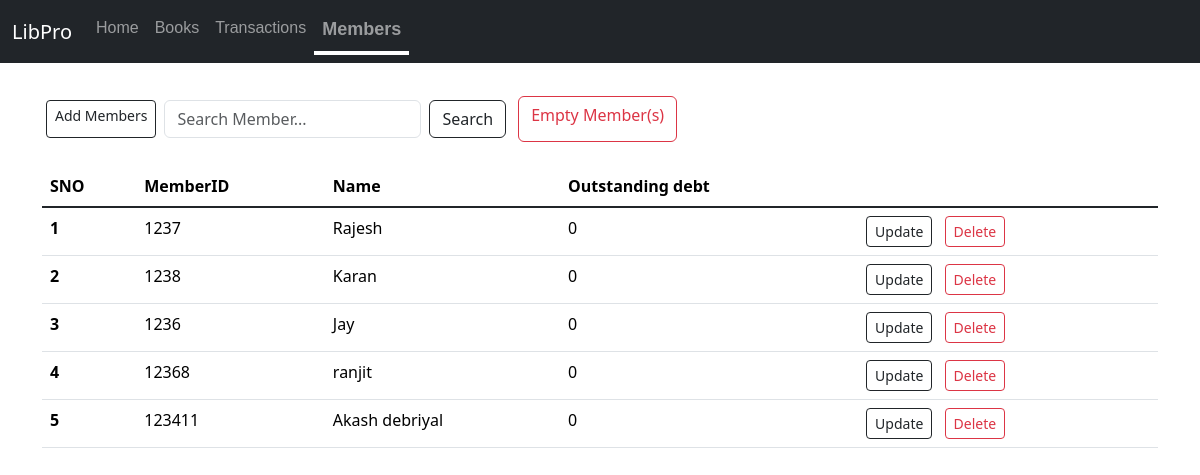
/members, run on the app's committed database.
### app.py (models this page shows)
class Members(db.Model):
    sno = db.Column(db.Integer, primary_key=True)
    memberid = db.Column(db.String(10),  nullable=False,unique=True)
    name = db.Column(db.String(30), nullable=False)
    outstanding_debt = db.Column(db.Integer, nullable=False)

### app.py (the view, shortened to what this page needs)
@app.route('/<string:table>',methods=['GET','POST'])
def view(table):
    record_class=globals().get(table.capitalize())
    if record_class is None:
        flash("Invalid Operation",'error')
        return redirect('/')
    else:
        allrecords=record_class.query.all()
        return render_template(f'{table}.html',allrecords=allrecords)

### templates/members.html (shortened to what this page needs)
{% extends 'base.html' %}
{% block body %}
<div style="display:flex" class="container my-4">
  <a href="/addrecord/members" class="add btn btn-outline-dark btn-sm mx-1 my-1" type="button">Add Members</a>
<form style="width:fit-content" class="d-flex mx-1 my-1" method="POST" action="/search/members" role="search">
  <input class="form-control me-2" name="searchitem"  id="searchmember" type="search" placeholder="Search Member..." aria-label="Search">
  <button class="btn btn-outline-dark"  type="submit">Search</button>
</form>
<a class="btn btn-outline-danger mx-2" href="/empty/members" type="button">Empty Member(s)</a>
</div>
<div class="container">
    <table class="table">
        <thead>
          <tr>
            <th scope="col">SNO</th>
            <th scope="col">MemberID</th>
            <th scope="col">Name</th>
            <th scope="col">Outstanding debt</th>
          </tr>
        </thead>
        <tbody class="table-group-divider">
          {% for records in allrecords  %}
          <tr>
            <th scope="row">{{loop.index}}</th>
            <td>{{records.memberid}}</td>
            <td>{{records.name}}</td>
            <td>{{records.outstanding_debt}}</td>
            <td>
              <a href="/updaterecord/members/{{records.sno}}" type="button" class="btn btn-outline-dark btn-sm mx-1">Update</a>
              <a href="/deleterecord/members/{{records.sno}}" type="button" class="btn btn-outline-danger btn-sm mx-1">Delete</a>
            </td>
          </tr>
          {% endfor %}
        </tbody>
      </table>
</div>
{% endblock body %}

### data on the page
Members: memberid "1237", name "Rajesh", outstanding_debt "0"
Members: memberid "1238", name "Karan", outstanding_debt "0"
Members: memberid "1236", name "Jay", outstanding_debt "0"
Members: memberid "12368", name "ranjit", outstanding_debt "0"
Members: memberid "123411", name "Akash debriyal", outstanding_debt "0"
